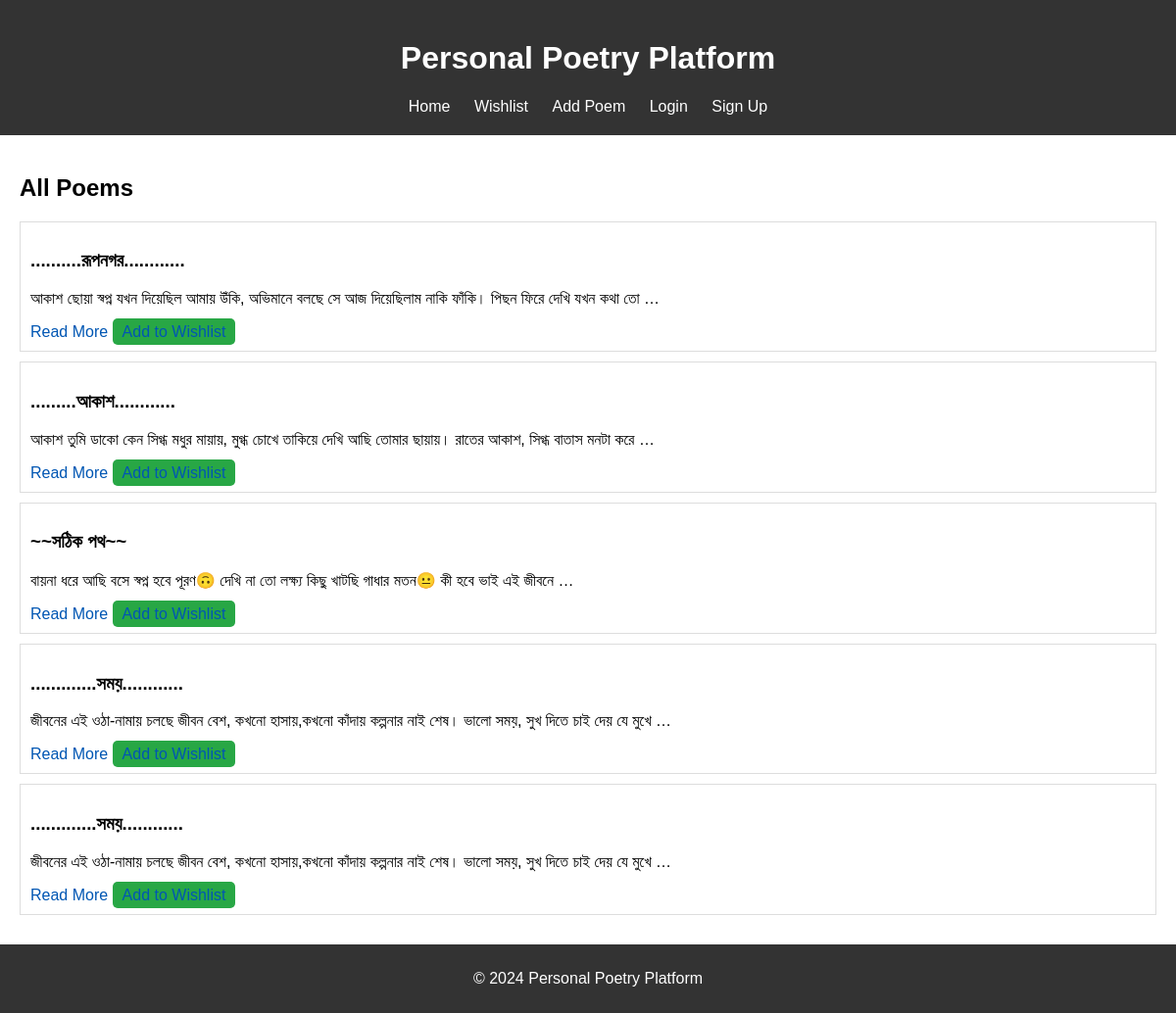
The app's page /poem_list/ with its own data.
### poems/models.py (models this page shows, shortened)
class Poem(models.Model):
    title = models.CharField(max_length=255)
    content = models.TextField()
    author = models.ForeignKey(User, on_delete=models.CASCADE)
    image = models.ImageField(upload_to='poem_images/', blank=True, null=True)
    featured = models.BooleanField(default=False)  # Add this field
    created_at = models.DateTimeField(auto_now_add=True)

### poems/views.py (the view)
# urls.py: path('poem_list/', views.poem_list, name='poem_list'),
def poem_list(request):
    poems = Poem.objects.all()
    return render(request, 'poems/poem_list.html', {'poems': poems})

### poems/templates/poems/poem_list.html
{% extends 'poems/base.html' %}
{% block content %}
<h2>All Poems</h2>
<div class="poem-list">
  {% for poem in poems %}
    <div class="poem-card">
      <h3>{{ poem.title }}</h3>
      <p>{{ poem.content|truncatewords:20 }}</p>
      <a href="{% url 'poem_detail' poem.pk %}">Read More</a>
      <a href="{% url 'add_to_wishlist' poem.pk %}" class="wishlist-btn">Add to Wishlist</a>
    </div>
  {% endfor %}
</div>
{% endblock %}

### poems/static/poems/style.css (style rules this page uses)
body, html { margin: 0; padding: 0; font-family: Arial, sans-serif; }
.poem-card { border: 1px solid #ddd; padding: 10px; margin-bottom: 10px; }
.poem-card a { color: #0056b3; text-decoration: none; }
.wishlist-btn { color: #fff; background-color: #28a745; padding: 5px 10px; text-decoration: none; border-radius: 5px; }

### records on screen
Poem: title "..........রূপনগর............", content "আকাশ ছোয়া স্বপ্ন যখন দিয়েছিল আমায় উঁকি, অভিমানে বলছে সে আজ দিয়েছিলাম নাকি ফাঁকি। পিছন ফিরে দেখি যখন কথা তো …"
Poem: title ".........আকাশ............", content "আকাশ তুমি ডাকো কেন সিগ্ধ মধুর মায়ায়, মুগ্ধ চোখে তাকিয়ে দেখি আছি তোমার ছায়ায়। রাতের আকাশ, সিগ্ধ বাতাস মনটা করে …"
Poem: title "~~সঠিক পথ~~", content "বায়না ধরে আছি বসে স্বপ্ন হবে পূরণ🙃 দেখি না তো লক্ষ্য কিছু খাটছি গাধার মতন😐 কী হবে ভাই এই জীবনে …"
Poem: title ".............সময়............", content "জীবনের এই ওঠা-নামায় চলছে জীবন বেশ, কখনো হাসায়,কখনো কাঁদায় কল্পনার নাই শেষ। ভালো সময়, সুখ দিতে চাই দেয় যে মুখে …"
Poem: title ".............সময়............", content "জীবনের এই ওঠা-নামায় চলছে জীবন বেশ, কখনো হাসায়,কখনো কাঁদায় কল্পনার নাই শেষ। ভালো সময়, সুখ দিতে চাই দেয় যে মুখে …"
